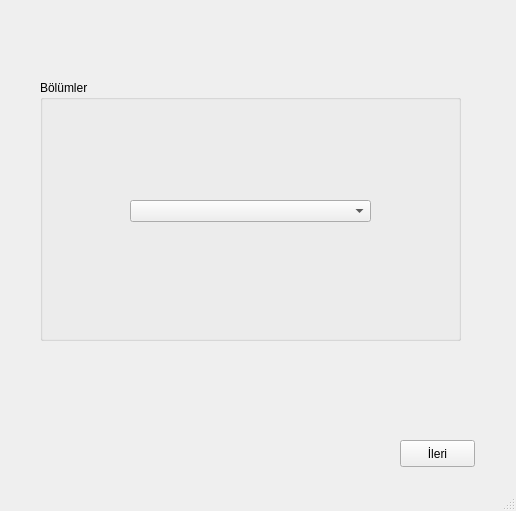
<ui version="4.0" >
 <class>discWindow</class>
 <widget class="QMainWindow" name="discWindow" >
  <property name="geometry" >
   <rect>
    <x>0</x>
    <y>0</y>
    <width>516</width>
    <height>511</height>
   </rect>
  </property>
  <property name="windowTitle" >
   <string>Disk Seçimi - Anatolya Kurulum</string>
  </property>
  <widget class="QWidget" name="centralwidget" >
   <widget class="QGroupBox" name="discGroup" >
    <property name="geometry" >
     <rect>
      <x>40</x>
      <y>80</y>
      <width>421</width>
      <height>261</height>
     </rect>
    </property>
    <property name="title" >
     <string>Bölümler</string>
    </property>
    <widget class="QComboBox" name="discBox" >
     <property name="geometry" >
      <rect>
       <x>90</x>
       <y>120</y>
       <width>241</width>
       <height>22</height>
      </rect>
     </property>
    </widget>
   </widget>
   <widget class="QPushButton" name="nextButton" >
    <property name="geometry" >
     <rect>
      <x>400</x>
      <y>440</y>
      <width>75</width>
      <height>27</height>
     </rect>
    </property>
    <property name="text" >
     <string>İleri</string>
    </property>
   </widget>
  </widget>
  <widget class="QStatusBar" name="statusbar" />
 </widget>
 <resources/>
 <connections/>
</ui>
